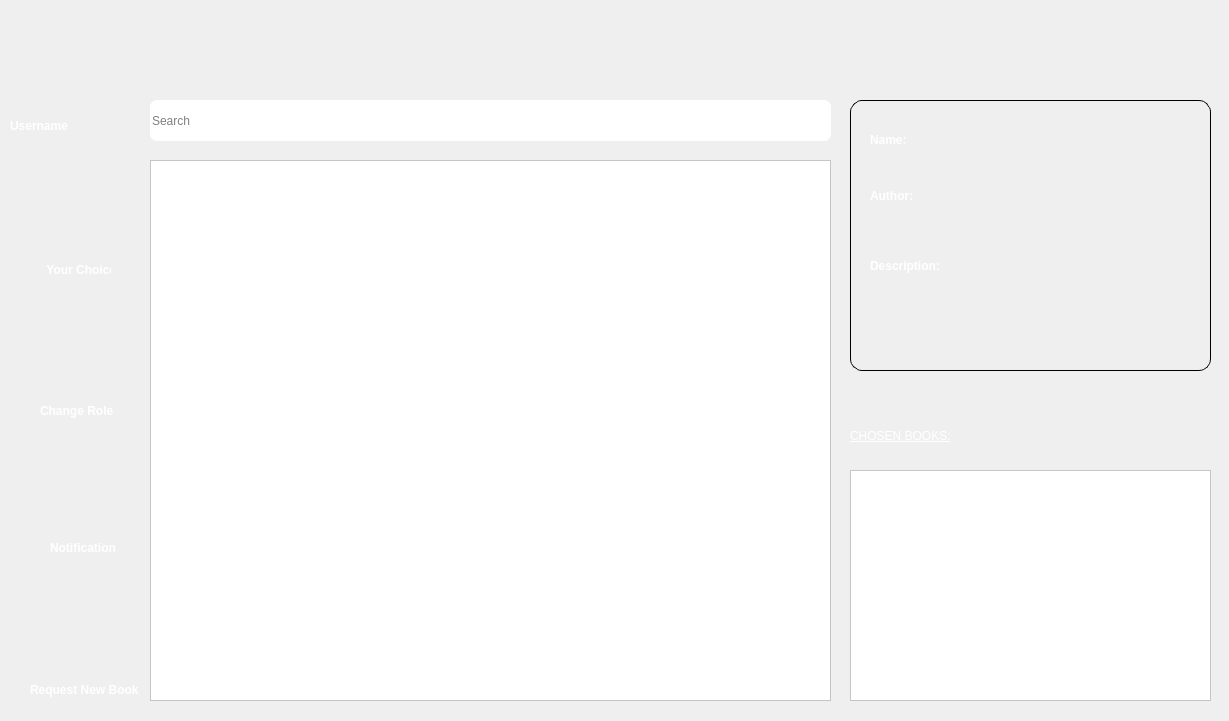
<?xml version="1.0" encoding="UTF-8"?>
<ui version="4.0">
 <class>Reader</class>
 <widget class="QWidget" name="Reader">
  <property name="geometry">
   <rect>
    <x>0</x>
    <y>0</y>
    <width>1229</width>
    <height>721</height>
   </rect>
  </property>
  <property name="windowTitle">
   <string>Reader</string>
  </property>
  <property name="styleSheet">
   <string notr="true">#publicChat:hover {
background: qradialgradient(cx: 0.3, cy: -0.4,
fx: 0.3, fy: -0.4,
radius: 1.35, stop: 0 rgb(238,226,191), stop: 1 #e5efff);
border-radius: 7px;
}
#accountStatistic:hover {
background: qradialgradient(cx: 0.3, cy: -0.4,
fx: 0.3, fy: -0.4,
radius: 1.35, stop: 0 rgb(238,226,191), stop: 1 #e5efff);
border-radius: 7px;
}
#rentingBook:hover {
background: qradialgradient(cx: 0.3, cy: -0.4,
fx: 0.3, fy: -0.4,
radius: 1.35, stop: 0 rgb(238,226,191), stop: 1 #e5efff);
border-radius: 7px;
}
#logout:hover {
background: qradialgradient(cx: 0.3, cy: -0.4,
fx: 0.3, fy: -0.4,
radius: 1.35, stop: 0 rgb(238,226,191), stop: 1 #e5efff);
border-radius: 7px;
}
#addbtn:hover {
background: qradialgradient(cx: 0.3, cy: -0.4,
fx: 0.3, fy: -0.4,
radius: 1.35, stop: 0 rgb(207,188,130), stop: 1 #e5efff);
border-radius: 7px;
}
#removebtn:hover {
background: qradialgradient(cx: 0.3, cy: -0.4,
fx: 0.3, fy: -0.4,
radius: 1.35, stop: 0 rgb(238,226,191), stop: 1 #e5efff);
border-radius: 7px;
}
QPushButton {	
color: #333;
border: 2px solid #555;
border-radius: 11px;
padding: 5px;
background: qradialgradient(cx: 0.3, cy: -0.4,
fx: 0.3, fy: -0.4,
radius: 1.35, stop: 0 #fff, stop: 1 #888);
min-width: 80px;
background-color: rgba(255,255,255, .5);
}

QPushButton:hover {
background: qradialgradient(cx: 0.3, cy: -0.4,
fx: 0.3, fy: -0.4,
radius: 1.35, stop: 0 #fff, stop: 1 rgb(212, 236, 215));
}

QPushButton:pressed {
background: qradialgradient(cx: 0.4, cy: -0.1,
fx: 0.4, fy: -0.1,
radius: 1.35, stop: 0 #fff, stop: 1 #ddd);
}
#Reader{
border-image: url(:/appscreen/Resources/appscreen/2.jpg);
}
</string>
  </property>
  <widget class="QWidget" name="horizontalWidget_3" native="true">
   <property name="geometry">
    <rect>
     <x>850</x>
     <y>100</y>
     <width>361</width>
     <height>271</height>
    </rect>
   </property>
   <property name="toolTipDuration">
    <number>13</number>
   </property>
   <property name="styleSheet">
    <string notr="true">#horizontalWidget_3 {border: 1px solid black;
	font: 10pt &quot;Segoe UI&quot;;
border-radius: 12px;background-color: rgba(255, 255, 255, .5);border-color:rgba(255, 255, 255, .5)}</string>
   </property>
   <widget class="QLabel" name="book">
    <property name="geometry">
     <rect>
      <x>195</x>
      <y>15</y>
      <width>16</width>
      <height>16</height>
     </rect>
    </property>
    <property name="maximumSize">
     <size>
      <width>100</width>
      <height>130</height>
     </size>
    </property>
    <property name="text">
     <string/>
    </property>
   </widget>
   <widget class="QLabel" name="description">
    <property name="geometry">
     <rect>
      <x>30</x>
      <y>190</y>
      <width>301</width>
      <height>71</height>
     </rect>
    </property>
    <property name="styleSheet">
     <string notr="true">font: 10pt &quot;Segoe UI&quot;;
font-weight:500;
color:white;</string>
    </property>
    <property name="text">
     <string/>
    </property>
   </widget>
   <widget class="QLabel" name="label_7">
    <property name="geometry">
     <rect>
      <x>20</x>
      <y>150</y>
      <width>111</width>
      <height>31</height>
     </rect>
    </property>
    <property name="styleSheet">
     <string notr="true">font: 13pt &quot;Segoe UI&quot;;
font-weight:600;
color:white;</string>
    </property>
    <property name="text">
     <string>Description:</string>
    </property>
   </widget>
   <widget class="QLabel" name="label_4">
    <property name="geometry">
     <rect>
      <x>20</x>
      <y>30</y>
      <width>71</width>
      <height>20</height>
     </rect>
    </property>
    <property name="sizePolicy">
     <sizepolicy hsizetype="Fixed" vsizetype="Preferred">
      <horstretch>0</horstretch>
      <verstretch>0</verstretch>
     </sizepolicy>
    </property>
    <property name="styleSheet">
     <string notr="true">font: 13pt &quot;Segoe UI&quot;;
font-weight:600;
color:white;</string>
    </property>
    <property name="text">
     <string>Name:</string>
    </property>
   </widget>
   <widget class="QLabel" name="bookName">
    <property name="geometry">
     <rect>
      <x>20</x>
      <y>50</y>
      <width>331</width>
      <height>41</height>
     </rect>
    </property>
    <property name="sizePolicy">
     <sizepolicy hsizetype="Fixed" vsizetype="Fixed">
      <horstretch>0</horstretch>
      <verstretch>0</verstretch>
     </sizepolicy>
    </property>
    <property name="minimumSize">
     <size>
      <width>200</width>
      <height>0</height>
     </size>
    </property>
    <property name="contextMenuPolicy">
     <enum>Qt::NoContextMenu</enum>
    </property>
    <property name="styleSheet">
     <string notr="true">font: 10pt &quot;Segoe UI&quot;;
font-weight:500;
color:white;</string>
    </property>
    <property name="text">
     <string/>
    </property>
   </widget>
   <widget class="QLabel" name="author">
    <property name="geometry">
     <rect>
      <x>30</x>
      <y>110</y>
      <width>321</width>
      <height>41</height>
     </rect>
    </property>
    <property name="styleSheet">
     <string notr="true">font: 10pt &quot;Segoe UI&quot;;
font-weight:500;
color:white;</string>
    </property>
    <property name="text">
     <string/>
    </property>
   </widget>
   <widget class="QLabel" name="label_6">
    <property name="geometry">
     <rect>
      <x>20</x>
      <y>80</y>
      <width>71</width>
      <height>31</height>
     </rect>
    </property>
    <property name="sizePolicy">
     <sizepolicy hsizetype="Fixed" vsizetype="Preferred">
      <horstretch>0</horstretch>
      <verstretch>0</verstretch>
     </sizepolicy>
    </property>
    <property name="styleSheet">
     <string notr="true">font: 13pt &quot;Segoe UI&quot;;
font-weight:600;
color:white;</string>
    </property>
    <property name="text">
     <string>Author:</string>
    </property>
   </widget>
  </widget>
  <widget class="QTableView" name="bookList">
   <property name="geometry">
    <rect>
     <x>150</x>
     <y>160</y>
     <width>681</width>
     <height>541</height>
    </rect>
   </property>
   <property name="styleSheet">
    <string notr="true">background-color:white;</string>
   </property>
  </widget>
  <widget class="QPushButton" name="rolebtn">
   <property name="geometry">
    <rect>
     <x>20</x>
     <y>290</y>
     <width>112</width>
     <height>112</height>
    </rect>
   </property>
   <property name="styleSheet">
    <string notr="true">border: 0px;
border-radius:55px;</string>
   </property>
   <property name="text">
    <string/>
   </property>
   <property name="icon">
    <iconset resource="LIBPRO.qrc">
     <normaloff>:/barIcon/Resources/icon/shuffle.png</normaloff>:/barIcon/Resources/icon/shuffle.png</iconset>
   </property>
   <property name="iconSize">
    <size>
     <width>70</width>
     <height>70</height>
    </size>
   </property>
  </widget>
  <widget class="QPushButton" name="accountbtn">
   <property name="geometry">
    <rect>
     <x>20</x>
     <y>430</y>
     <width>112</width>
     <height>112</height>
    </rect>
   </property>
   <property name="styleSheet">
    <string notr="true">border: 0px;
border-radius:55px;</string>
   </property>
   <property name="text">
    <string/>
   </property>
   <property name="icon">
    <iconset resource="LIBPRO.qrc">
     <normaloff>:/icon/Resources/icon/notification.png</normaloff>:/icon/Resources/icon/notification.png</iconset>
   </property>
   <property name="iconSize">
    <size>
     <width>70</width>
     <height>70</height>
    </size>
   </property>
  </widget>
  <widget class="QPushButton" name="requestbtn">
   <property name="geometry">
    <rect>
     <x>20</x>
     <y>570</y>
     <width>112</width>
     <height>112</height>
    </rect>
   </property>
   <property name="styleSheet">
    <string notr="true">border: 0px;
border-radius:55px;</string>
   </property>
   <property name="text">
    <string/>
   </property>
   <property name="icon">
    <iconset resource="LIBPRO.qrc">
     <normaloff>:/icon/Resources/icon/paper-plane.png</normaloff>:/icon/Resources/icon/paper-plane.png</iconset>
   </property>
   <property name="iconSize">
    <size>
     <width>70</width>
     <height>70</height>
    </size>
   </property>
  </widget>
  <widget class="QPushButton" name="addbtn">
   <property name="geometry">
    <rect>
     <x>1020</x>
     <y>410</y>
     <width>90</width>
     <height>51</height>
    </rect>
   </property>
   <property name="whatsThis">
    <string>Add
</string>
   </property>
   <property name="styleSheet">
    <string notr="true">border: 0px;
border-radius:13px;</string>
   </property>
   <property name="text">
    <string/>
   </property>
   <property name="icon">
    <iconset resource="LIBPRO.qrc">
     <normaloff>:/icon/Resources/icon/shopping-basket.png</normaloff>:/icon/Resources/icon/shopping-basket.png</iconset>
   </property>
   <property name="iconSize">
    <size>
     <width>45</width>
     <height>45</height>
    </size>
   </property>
  </widget>
  <widget class="QPushButton" name="bookListbtn">
   <property name="geometry">
    <rect>
     <x>20</x>
     <y>150</y>
     <width>112</width>
     <height>112</height>
    </rect>
   </property>
   <property name="styleSheet">
    <string notr="true">border: 0px;
border-radius:55px;
</string>
   </property>
   <property name="text">
    <string/>
   </property>
   <property name="icon">
    <iconset resource="LIBPRO.qrc">
     <normaloff>:/barIcon/Resources/icon/bookshelf.png</normaloff>:/barIcon/Resources/icon/bookshelf.png</iconset>
   </property>
   <property name="iconSize">
    <size>
     <width>70</width>
     <height>70</height>
    </size>
   </property>
  </widget>
  <widget class="QTableView" name="borrowBook">
   <property name="geometry">
    <rect>
     <x>850</x>
     <y>470</y>
     <width>361</width>
     <height>231</height>
    </rect>
   </property>
   <property name="toolTip">
    <string>Basket
</string>
   </property>
   <property name="styleSheet">
    <string notr="true">background-color:white
</string>
   </property>
  </widget>
  <widget class="QLineEdit" name="searchBar">
   <property name="geometry">
    <rect>
     <x>150</x>
     <y>100</y>
     <width>681</width>
     <height>41</height>
    </rect>
   </property>
   <property name="sizePolicy">
    <sizepolicy hsizetype="Expanding" vsizetype="Fixed">
     <horstretch>0</horstretch>
     <verstretch>0</verstretch>
    </sizepolicy>
   </property>
   <property name="minimumSize">
    <size>
     <width>0</width>
     <height>25</height>
    </size>
   </property>
   <property name="styleSheet">
    <string notr="true">background:white;
border-radius: 7px;
</string>
   </property>
   <property name="placeholderText">
    <string>Search</string>
   </property>
  </widget>
  <widget class="QLabel" name="label_2">
   <property name="geometry">
    <rect>
     <x>850</x>
     <y>420</y>
     <width>161</width>
     <height>31</height>
    </rect>
   </property>
   <property name="styleSheet">
    <string notr="true">font: 15pt &quot;Segoe UI&quot;;
color:white;
text-decoration: underline;</string>
   </property>
   <property name="text">
    <string>CHOSEN BOOKS:</string>
   </property>
  </widget>
  <widget class="QLabel" name="size">
   <property name="geometry">
    <rect>
     <x>120</x>
     <y>230</y>
     <width>16</width>
     <height>16</height>
    </rect>
   </property>
   <property name="styleSheet">
    <string notr="true">color: red;</string>
   </property>
   <property name="text">
    <string/>
   </property>
  </widget>
  <widget class="QPushButton" name="pushButton">
   <property name="geometry">
    <rect>
     <x>20</x>
     <y>10</y>
     <width>110</width>
     <height>110</height>
    </rect>
   </property>
   <property name="styleSheet">
    <string notr="true">background-color: tranparent;
background:transparent;
border: 0px;
border-radius:50px;</string>
   </property>
   <property name="text">
    <string/>
   </property>
   <property name="icon">
    <iconset resource="LIBPRO.qrc">
     <normaloff>:/barIcon/Resources/icon/user (1).png</normaloff>:/barIcon/Resources/icon/user (1).png</iconset>
   </property>
   <property name="iconSize">
    <size>
     <width>70</width>
     <height>70</height>
    </size>
   </property>
  </widget>
  <widget class="QPushButton" name="removebtn">
   <property name="geometry">
    <rect>
     <x>1120</x>
     <y>410</y>
     <width>90</width>
     <height>51</height>
    </rect>
   </property>
   <property name="whatsThis">
    <string>Remove
</string>
   </property>
   <property name="styleSheet">
    <string notr="true">border : 0px;
border-radius:13px;</string>
   </property>
   <property name="text">
    <string/>
   </property>
   <property name="icon">
    <iconset resource="LIBPRO.qrc">
     <normaloff>:/icon/Resources/icon/a.png</normaloff>:/icon/Resources/icon/a.png</iconset>
   </property>
   <property name="iconSize">
    <size>
     <width>45</width>
     <height>45</height>
    </size>
   </property>
  </widget>
  <widget class="QLabel" name="Usernamelbl">
   <property name="geometry">
    <rect>
     <x>10</x>
     <y>110</y>
     <width>131</width>
     <height>31</height>
    </rect>
   </property>
   <property name="styleSheet">
    <string notr="true">font: 10pt &quot;Segoe UI&quot;;
font-weight:500;
color:white;
text-align: center;</string>
   </property>
   <property name="text">
    <string>Username</string>
   </property>
  </widget>
  <widget class="QLabel" name="username_2">
   <property name="geometry">
    <rect>
     <x>30</x>
     <y>260</y>
     <width>81</width>
     <height>20</height>
    </rect>
   </property>
   <property name="styleSheet">
    <string notr="true">font: 8pt &quot;Segoe UI&quot;;
font-weight:500;
color:white;</string>
   </property>
   <property name="text">
    <string>     Your Choice</string>
   </property>
  </widget>
  <widget class="QLabel" name="username_3">
   <property name="geometry">
    <rect>
     <x>40</x>
     <y>400</y>
     <width>81</width>
     <height>21</height>
    </rect>
   </property>
   <property name="styleSheet">
    <string notr="true">font: 8pt &quot;Segoe UI&quot;;
font-weight:500;
color:white;</string>
   </property>
   <property name="text">
    <string>Change Role</string>
   </property>
  </widget>
  <widget class="QLabel" name="username_4">
   <property name="geometry">
    <rect>
     <x>50</x>
     <y>540</y>
     <width>81</width>
     <height>16</height>
    </rect>
   </property>
   <property name="styleSheet">
    <string notr="true">font: 8pt &quot;Segoe UI&quot;;
font-weight:500;
color:white;</string>
   </property>
   <property name="text">
    <string>Notification</string>
   </property>
  </widget>
  <widget class="QLabel" name="username_5">
   <property name="geometry">
    <rect>
     <x>30</x>
     <y>680</y>
     <width>121</width>
     <height>20</height>
    </rect>
   </property>
   <property name="styleSheet">
    <string notr="true">font: 8pt &quot;Segoe UI&quot;;
font-weight:500;
color:white;</string>
   </property>
   <property name="text">
    <string>Request New Book</string>
   </property>
  </widget>
  <widget class="QPushButton" name="publicChat">
   <property name="geometry">
    <rect>
     <x>850</x>
     <y>10</y>
     <width>90</width>
     <height>61</height>
    </rect>
   </property>
   <property name="toolTip">
    <string>Public Chat</string>
   </property>
   <property name="whatsThis">
    <string>Add
</string>
   </property>
   <property name="styleSheet">
    <string notr="true">border: 0px;
border-radius:7px;
border-top-right-radius:0;
border-bottom-right-radius:0;
border-left:10;
border-color:white</string>
   </property>
   <property name="text">
    <string/>
   </property>
   <property name="icon">
    <iconset resource="LIBPRO.qrc">
     <normaloff>:/icon/Resources/icon/chatting.png</normaloff>:/icon/Resources/icon/chatting.png</iconset>
   </property>
   <property name="iconSize">
    <size>
     <width>50</width>
     <height>50</height>
    </size>
   </property>
  </widget>
  <widget class="QPushButton" name="logout">
   <property name="geometry">
    <rect>
     <x>1120</x>
     <y>10</y>
     <width>90</width>
     <height>61</height>
    </rect>
   </property>
   <property name="toolTip">
    <string>Log Out</string>
   </property>
   <property name="whatsThis">
    <string>Add
</string>
   </property>
   <property name="styleSheet">
    <string notr="true">border: 0px;
border-radius:7px;
border-top-left-radius:0;
border-bottom-left-radius:0;</string>
   </property>
   <property name="text">
    <string/>
   </property>
   <property name="icon">
    <iconset resource="LIBPRO.qrc">
     <normaloff>:/icon/Resources/icon/logout.png</normaloff>:/icon/Resources/icon/logout.png</iconset>
   </property>
   <property name="iconSize">
    <size>
     <width>50</width>
     <height>60</height>
    </size>
   </property>
  </widget>
  <widget class="QPushButton" name="accountStatistic">
   <property name="geometry">
    <rect>
     <x>940</x>
     <y>10</y>
     <width>90</width>
     <height>61</height>
    </rect>
   </property>
   <property name="toolTip">
    <string>Account Statistic</string>
   </property>
   <property name="whatsThis">
    <string>Add
</string>
   </property>
   <property name="styleSheet">
    <string notr="true">border: 0px;
border-radius:0;
border-left:10;
border-color:white</string>
   </property>
   <property name="text">
    <string/>
   </property>
   <property name="icon">
    <iconset resource="LIBPRO.qrc">
     <normaloff>:/icon/Resources/icon/profits.png</normaloff>:/icon/Resources/icon/profits.png</iconset>
   </property>
   <property name="iconSize">
    <size>
     <width>55</width>
     <height>55</height>
    </size>
   </property>
  </widget>
  <widget class="QPushButton" name="rentingBook">
   <property name="geometry">
    <rect>
     <x>1030</x>
     <y>10</y>
     <width>90</width>
     <height>61</height>
    </rect>
   </property>
   <property name="toolTip">
    <string>Renting Book</string>
   </property>
   <property name="whatsThis">
    <string>Add
</string>
   </property>
   <property name="styleSheet">
    <string notr="true">border: 0px;
border-radius:0;
border-left:10;
border-color:white</string>
   </property>
   <property name="text">
    <string/>
   </property>
   <property name="icon">
    <iconset resource="LIBPRO.qrc">
     <normaloff>:/icon/Resources/icon/book.png</normaloff>:/icon/Resources/icon/book.png</iconset>
   </property>
   <property name="iconSize">
    <size>
     <width>50</width>
     <height>50</height>
    </size>
   </property>
  </widget>
  <zorder>searchBar</zorder>
  <zorder>horizontalWidget_3</zorder>
  <zorder>bookList</zorder>
  <zorder>rolebtn</zorder>
  <zorder>accountbtn</zorder>
  <zorder>requestbtn</zorder>
  <zorder>addbtn</zorder>
  <zorder>bookListbtn</zorder>
  <zorder>borrowBook</zorder>
  <zorder>label_2</zorder>
  <zorder>size</zorder>
  <zorder>pushButton</zorder>
  <zorder>removebtn</zorder>
  <zorder>Usernamelbl</zorder>
  <zorder>username_2</zorder>
  <zorder>username_3</zorder>
  <zorder>username_4</zorder>
  <zorder>username_5</zorder>
  <zorder>publicChat</zorder>
  <zorder>logout</zorder>
  <zorder>accountStatistic</zorder>
  <zorder>rentingBook</zorder>
 </widget>
 <layoutdefault spacing="6" margin="11"/>
 <resources>
  <include location="LIBPRO.qrc"/>
 </resources>
 <connections/>
</ui>
